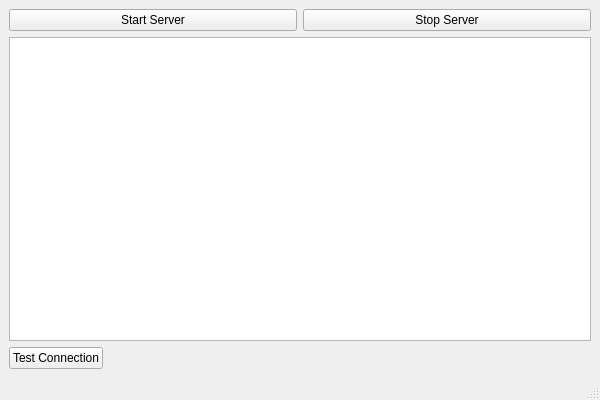
<?xml version="1.0" encoding="UTF-8"?>
<ui version="4.0">
 <class>MainWindow</class>
 <widget class="QMainWindow" name="MainWindow">
  <property name="geometry">
   <rect>
    <x>0</x>
    <y>0</y>
    <width>600</width>
    <height>400</height>
   </rect>
  </property>
  <property name="windowTitle">
   <string>Server</string>
  </property>
  <widget class="QWidget" name="centralwidget">
   <layout class="QGridLayout" name="gridLayout">
    <item row="0" column="0">
     <layout class="QVBoxLayout" name="verticalLayout">
      <item>
       <layout class="QHBoxLayout" name="horizontalLayout_2">
        <item>
         <widget class="QPushButton" name="pushButton_startServer">
          <property name="text">
           <string>Start Server</string>
          </property>
         </widget>
        </item>
        <item>
         <widget class="QPushButton" name="pushButton_stopServer">
          <property name="text">
           <string>Stop Server</string>
          </property>
         </widget>
        </item>
       </layout>
      </item>
      <item>
       <widget class="QTextEdit" name="textEdit_log"/>
      </item>
      <item>
       <layout class="QHBoxLayout" name="horizontalLayout">
        <item>
         <widget class="QPushButton" name="pushButton_testConnection">
          <property name="text">
           <string>Test Connection</string>
          </property>
         </widget>
        </item>
        <item>
         <spacer name="horizontalSpacer">
          <property name="orientation">
           <enum>Qt::Horizontal</enum>
          </property>
          <property name="sizeHint" stdset="0">
           <size>
            <width>40</width>
            <height>20</height>
           </size>
          </property>
         </spacer>
        </item>
       </layout>
      </item>
     </layout>
    </item>
   </layout>
  </widget>
  <widget class="QMenuBar" name="menubar">
   <property name="geometry">
    <rect>
     <x>0</x>
     <y>0</y>
     <width>600</width>
     <height>26</height>
    </rect>
   </property>
  </widget>
  <widget class="QStatusBar" name="statusbar"/>
 </widget>
 <resources/>
 <connections/>
</ui>
